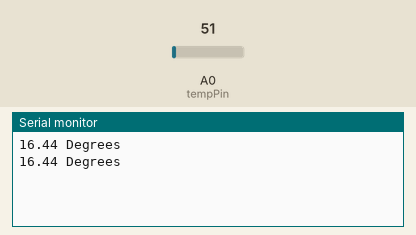
Recording of a sketch running on a simulated Arduino Uno, built with avr-gcc and run on an emulated ATmega328P. On the bench: the last lines printed to the serial monitor. Inputs (shaded band) come from the test bench; at power-on: A0 (tempPin) = 51.

Above: at 1.8 s.
1.9 s: A0 (tempPin) set to 61
At 2.3 s:
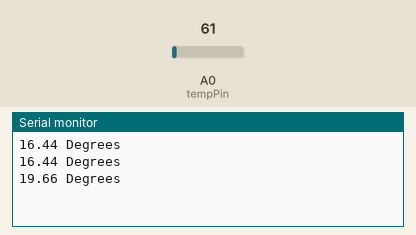
3.4 s: A0 (tempPin) set to 71
At 4.8 s:
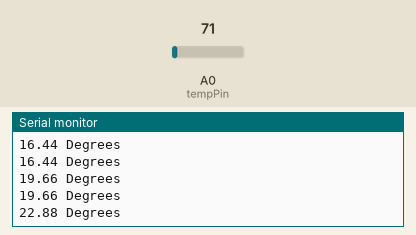
Timing chart, 0 to 6.4 s (numbered marks = the images above; inputs shaded):
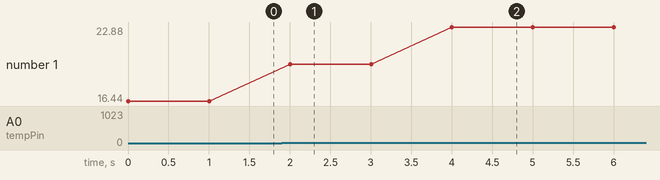

Measured:
- after the input at 1.9 s, the serial monitor: prints a new line after 0.10 s (image 1)
- after the input at 3.4 s, the serial monitor: prints a new line after 0.60 s (image 2)
- plotted number 1: 16.44 → 19.66 after the input at 1.9 s, 19.66 → 22.88 after the input at 3.4 s

The sketch:

0529_IC_TemperatureSensorOutputMonitoring.ino
```cpp
float tempC;
int tempPin = 0;

void setup() {
  Serial.begin(9600);
}

void loop() {
  tempC = analogRead(tempPin);
  // read the Voltage value from the sensor

  tempC = (3.3 * tempC * 100.0) / 1024.0;
  // Convert the analog data to temperature,
  // Use 3.3V & 1 Degree = 0.01 V
  // Read data from analog pin, range (0-1023)

  Serial.print(tempC);
  Serial.println(" Degrees");
  delay(1000);
}
```
